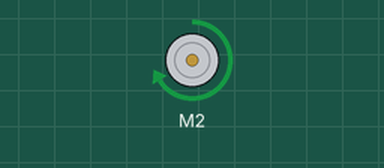
Recording of a sketch running on a simulated Arduino Uno, built with avr-gcc and run on an emulated ATmega328P. On the bench: DC motor (green arrow = forward, orange = backward, longer = faster).

Above: at 1.0 s.
At 5.0 s:
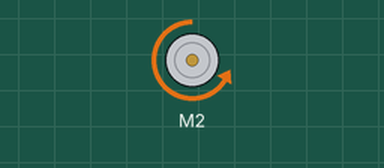
At 7.0 s:
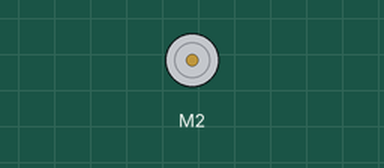
Timing chart, 0 to 10.4 s (numbered marks = the images above):
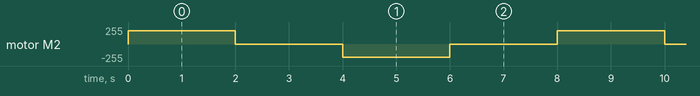

Measured:
- by itself, motor M2: repeats every 8.0 s: stopped 2.0 s, backward 200/255 2.0 s, stopped 2.0 s, forward 200/255 2.0 s

The sketch:

voltage_test.ino
```cpp
#include <AFMotor.h>//for the motor shield


AF_DCMotor intakeRollerMotor(2);


void setup() {
  // put your setup code here, to run once:

}

void loop() {
  // put your main code here, to run repeatedly:
    intakeRollerMotor.run(FORWARD);
    intakeRollerMotor.setSpeed(200);
    delay(2000);
        intakeRollerMotor.setSpeed(0);
    delay(2000);
    intakeRollerMotor.run(BACKWARD);
    intakeRollerMotor.setSpeed(200);
    delay(2000);
    intakeRollerMotor.setSpeed(0);
    delay(2000);
}
```
